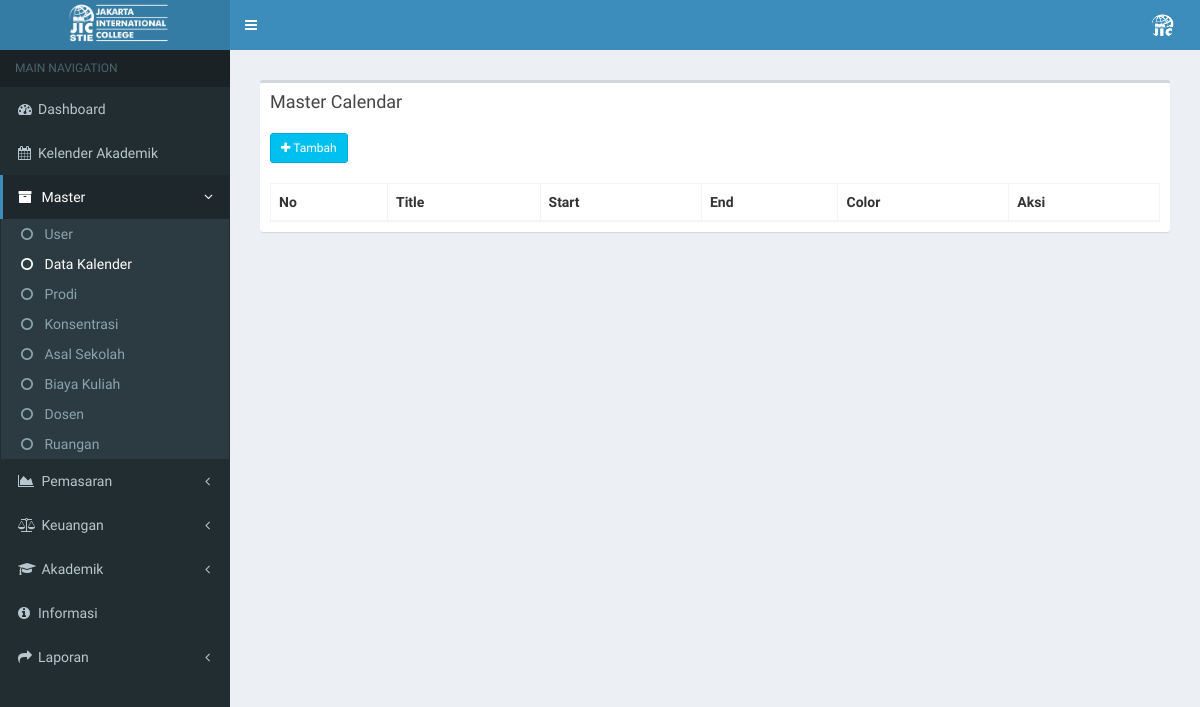
Before: /index.php/calendar/master_calendar with the older database file.
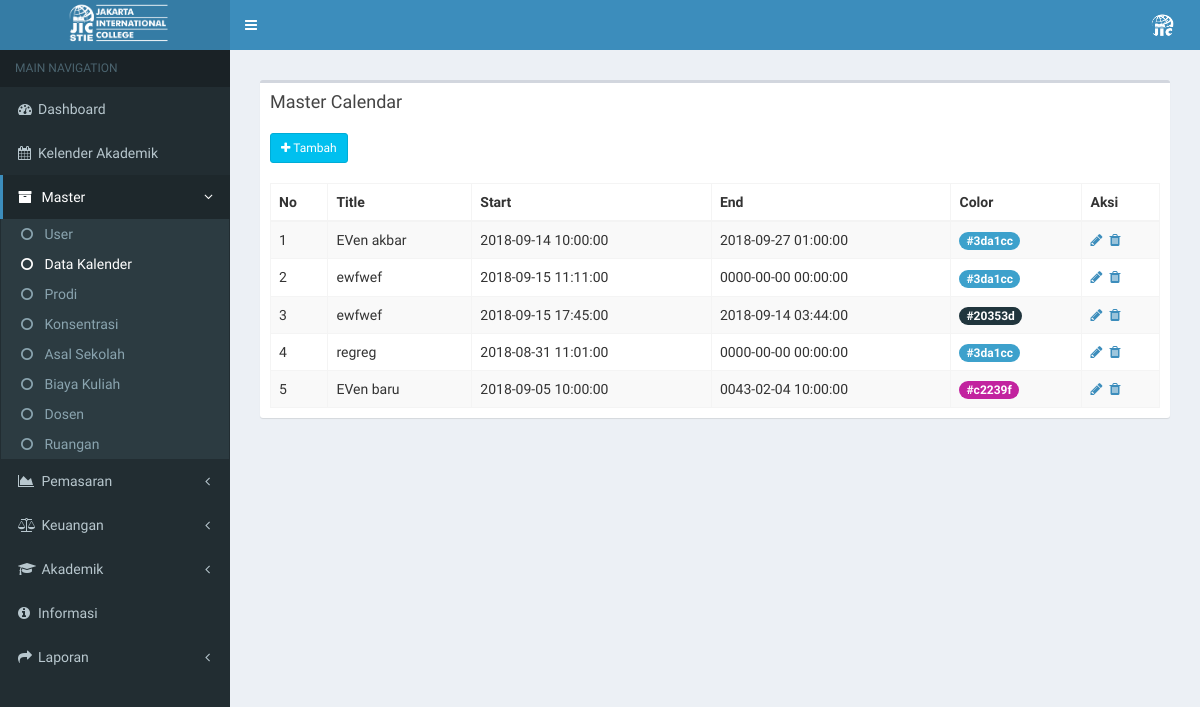
After: the same page with the newer database file.
### tables this page shows
CREATE TABLE `tb_events` (
  `id` int(11) NOT NULL,
  `title` varchar(255) NOT NULL,
  `start` datetime NOT NULL,
  `end` datetime NOT NULL,
  `backgroundColor` varchar(10) NOT NULL,
  `description` text NOT NULL
);

### application/controllers/calendar.php (called while the page is built, shortened)
<?php
class Calendar extends CI_Controller {
	public function __construct()
	{
		$this->load->model('calendar_model');
	}
	function master_calendar(){
		$data['calendar'] = $this->calendar_model->data();
		$data['main_view'] = 'Calendar/master_calendar';
		$this->load->view('template', $data);
	}
}

### index.php (called while the page is built, shortened)
<?php
require_once BASEPATH.'core/CodeIgniter.php';

### application/models/calendar_model.php (called while the page is built, shortened)
<?php
class Calendar_model extends CI_Model {
	public function data(){
		return $this->db->get('tb_events')->result();
	}
}

### application/views/Calendar/master_calendar.php (the view, shortened to what this page needs)
  <section class="content">
  <div class="row">
    <div class="col-xs-12">
      <div class="box">
        <div class="box-header">
          <h3 class="box-title">Master Calendar</h3>
        </div>
        <div class="box-body">
          <table id="example1" class="table table-bordered table-striped">
            <a href="" class="btn btn-info btn-sm" data-toggle="modal" data-target="#modal_tambah"><i class="fa fa-plus"></i> Tambah</a> <br> <br>
            <thead>
            <tr>
              <th>No</th>
              <th>Title</th>
              <th>Start</th>
              <th>End</th>
              <th>Color</th>
              <th>Aksi</th>
            </tr>
            </thead>
            <tbody>
            <?php
            $no = 0;
            foreach ($calendar as $data) {
              echo '
            <tr>
              <td>'.++$no.'</td>
              <td>'.$data->title.'</td>
              <td>'.$data->start.'</td>
              <td>'.$data->end.'</td>
              <td><span style="background-color:'.$data->backgroundColor.';" class="badge">'.$data->backgroundColor.'</span></td>
              <td>
              <a href="" data-toggle="modal" data-target="#modal_edit'.$data->id.'"><i class="fa fa-pencil"><span class="tooltiptext" style="width: 50px">Edit</span> </i></a>&nbsp;
              <a href="'.base_url('calendar/hapus_calendar/'.$data->id).'" ><i class="fa fa-trash"> <span class="tooltiptext" style="width: 50px">Hapus</span></i></a>
              </td>
            ' ;
          }
          ?>
            </tbody>
          </table>
        </div>
      </div>
    </div>
  </div>
</section>

Changed rows visible on the page:
added tb_events: title "EVen akbar", start "2018-09-14 10:00:00", end "2018-09-27 01:00:00", backgroundColor "#3da1cc"
added tb_events: title "ewfwef", start "2018-09-15 11:11:00", end "0000-00-00 00:00:00", backgroundColor "#3da1cc"
added tb_events: title "ewfwef", start "2018-09-15 17:45:00", end "2018-09-14 03:44:00", backgroundColor "#20353d"
added tb_events: title "regreg", start "2018-08-31 11:01:00", end "0000-00-00 00:00:00", backgroundColor "#3da1cc"
added tb_events: title "EVen baru", start "2018-09-05 10:00:00", end "0043-02-04 10:00:00", backgroundColor "#c2239f"
